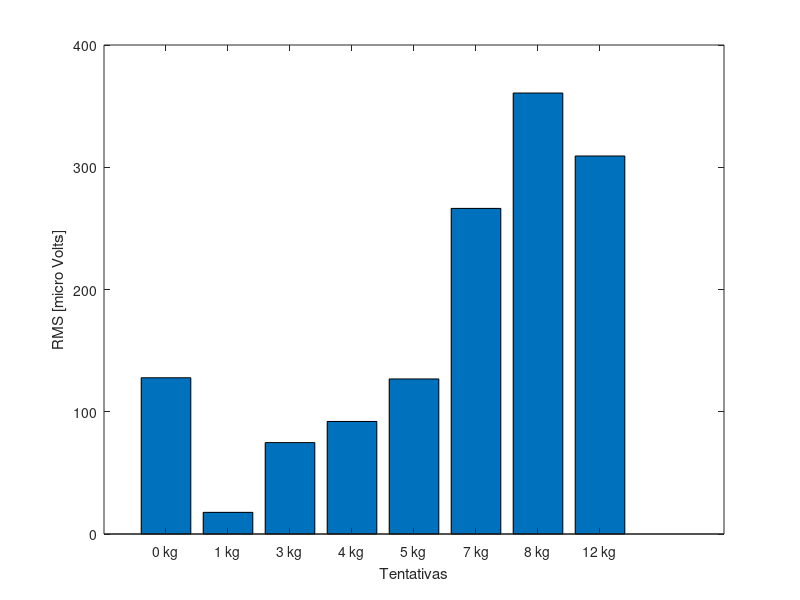

This figure's MATLAB source:
# Author: paulo <paulo@DESKTOP-08T54RA>
## Created: 2021-07-14

function [] = rms_analise()
  pkg load io
  pkg load signal
  
  t1 = 40000;
  t2 = 50000;
  
  kg0 = load("kg0.txt");
  kg1 = load("kg1.txt");
  kg3 = load("kg3.txt");
  kg4 = load("kg4.txt");
  kg5 = load("kg5.txt");
  kg7 = load("kg7.txt");
  kg8 = load("kg8.txt");
  kg12 = load("kg12.txt");
  
  kg0c = kg0(t1:t2, :);
  kg1c = kg1(t1:t2, :);
  kg3c = kg3(t1:t2, :);
  kg4c = kg4(t1:t2, :);
  kg5c = kg5(t1:t2, :);
  kg7c = kg7(t1:t2, :);
  kg8c = kg8(t1:t2, :);
  kg12c = kg12(t1:t2, :);
  
  rms_kg0 = rms(kg0c);
  rms_kg1 = rms(kg1c);
  rms_kg3 = rms(kg3c);
  rms_kg4 = rms(kg4c);
  rms_kg5 = rms(kg5c);
  rms_kg7 = rms(kg7c);
  rms_kg8 = rms(kg8c);
  rms_kg12 = rms(kg12c);
  
  rms_all = [rms_kg0, rms_kg1, rms_kg3, rms_kg4, rms_kg5, rms_kg7, rms_kg8, rms_kg12] .* 1000000;
  close all
  bar(rms_all)
  esforcos = ['0 kg';'1 kg';'3 kg';'4 kg'; '5 kg'; '7 kg'; '8 kg'; '12 kg'];
  set(gca, 'XTickLabel', esforcos);
  xlabel("Tentativas")
  ylabel("RMS [micro Volts]")
  pause(5)
  saveas(1, "emg_rms.png");
end
